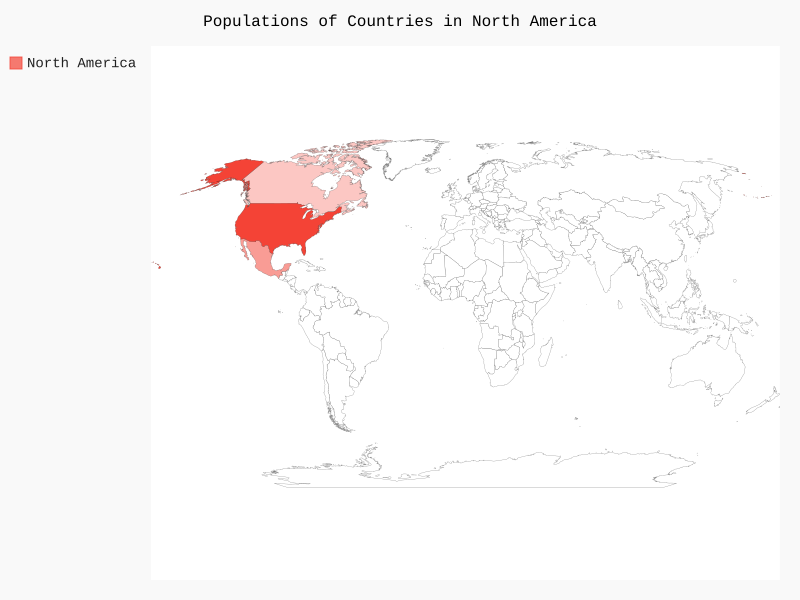

Recreate this plot in Python.
from pygal.maps.world import World

wm = World()
wm.title = 'Populations of Countries in North America'
wm.add('North America', {'ca': 36710000, 'us': 325700000, 'mx': 129200000})

wm.render_to_file('na_populations.svg')
